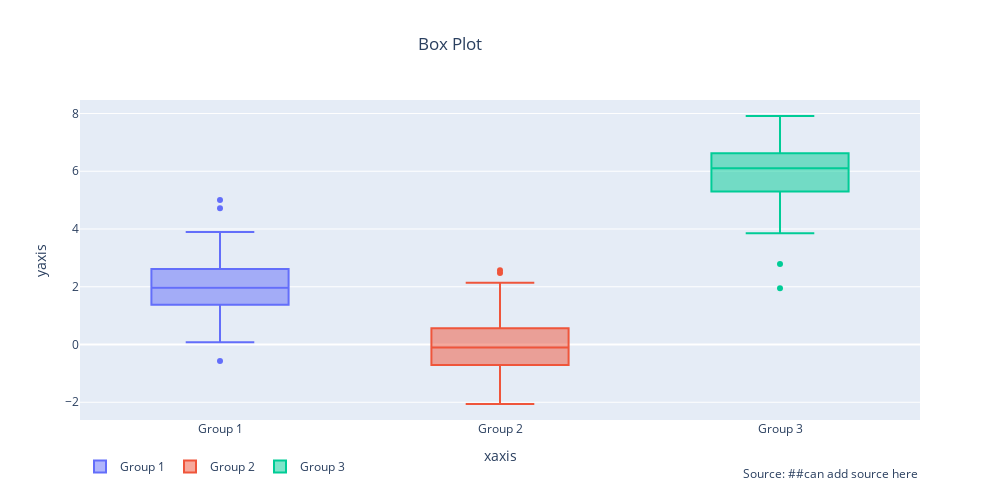

Notebook cell for this chart:
### Markdown cell above
## 4. Multiple Box Plot

### Code cell
data = [ a, b, c]
group_labels = ['Group 1', 'Group 2', 'Group 3']

fig = go.Figure()

for i in range(len(data)):
    fig.add_trace(go.Box(y=data[i] , name = group_labels[i]))

fig.update_layout(title="Box Plot",title_x=0.45,xaxis=dict(title='xaxis'), 
                 yaxis=dict(title='yaxis'),showlegend=True)

fig.update_layout(width =1000,height=500,autosize=True,legend_orientation="h",
        annotations=[dict(x=1,y=-0.2,xref='paper',yref='paper',
                          text="Source: ##can add source here",showarrow=False,       
                )
            ]
        )    
fig.show()
